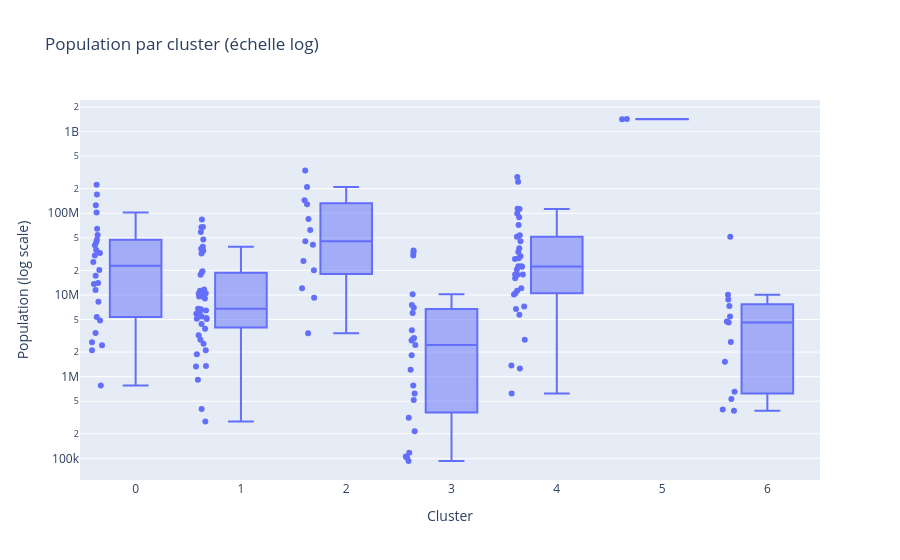

Write notebook code for a chart like this one.
### Markdown cell above
La variable "population" présente une dispersion structurellement très élevée entre pays.
Dans le radar des clusters, elle domine visuellement l’ensemble des autres indicateurs et
masque les différences de profils agricoles et commerciaux.
Afin de faciliter l’interprétation comparative des clusters, la population est exclue du radar
et analysée séparément.

### Code cell
df_pop = donnees_acp.copy()

fig = px.box(
    df_pop,
    x="cluster",
    y="population",
    points="all",                # montre les pays (utile)
    title="Population par cluster (échelle log)"
)

# échelle log pour éviter l’écrasement visuel
fig.update_yaxes(type="log", title="Population (log scale)")
fig.update_xaxes(title="Cluster")

fig.show()

### Figure 1 — Plotly figure (JSON) as saved in the notebook; plotly's stock layout.template omitted (floating-point values rounded to 4 significant figures; data arrays with more than 128 entries replaced by an {"elided": "..."} marker saying what was removed)
{"data": [{"alignmentgroup": "True", "boxpoints": "all", "hovertemplate": "cluster=%{x}<br>population=%{y}<extra></extra>", "legendgroup": "", "marker": {"color": "#636efa"}, "name": "", "notched": false, "offsetgroup": "", "orientation": "v", "showlegend": false, "type": "box", "x": {"elided": "154 int values"}, "x0": " ", "xaxis": "x", "y": {"elided": "154 float values"}, "y0": " ", "yaxis": "y"}], "layout": {"boxmode": "group", "legend": {"tracegroupgap": 0}, "title": {"text": "Population par cluster (échelle log)"}, "xaxis": {"anchor": "y", "domain": [0, 1], "title": {"text": "Cluster"}}, "yaxis": {"anchor": "x", "domain": [0, 1], "title": {"text": "Population (log scale)"}, "type": "log"}}}
